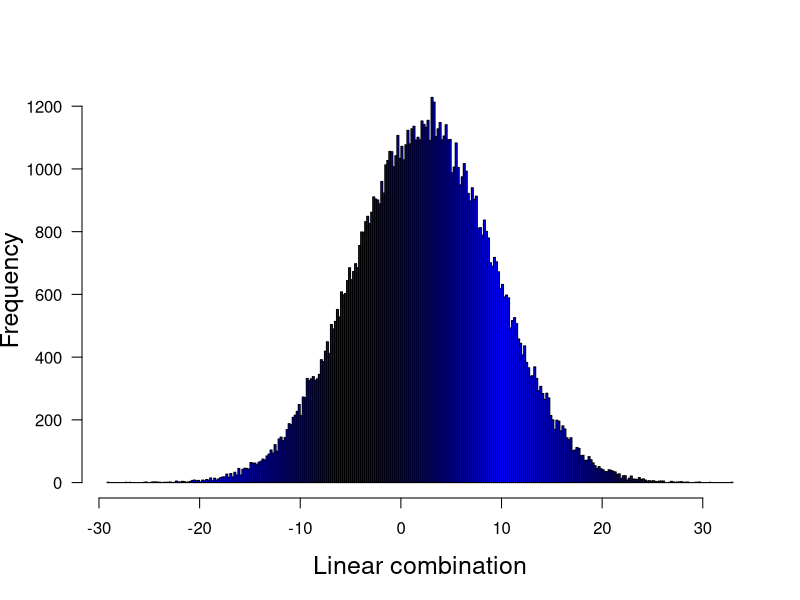

Generate this figure with R:
print('file: SolutionNormalRNlinCom.R')
# linear combination: sum of random numbers from two normal distributions: 3.2*X + 2.7*Y
#     My guess: mu_diff = 3.2*mu1-2.7*mu2; sigma^2_diff = 3.2^2*sigma1^2 + 2.7^2*sigma2^2
#     Method: Monte Carlo
set.seed(1953) # set seed for random number generators
M = 1e5   # number of Monte Carlo runs
mu1 = 2; mu2 = 1.5; sigma1 = 2; sigma2 = 1;
c1 = 3.2; c2 = 2.7
d = c1*rnorm(M,mu1,sigma1) - c2*rnorm(M,mu2,sigma2)
# png('NormalLinCombi160107.png',width=16,height=16,units='cm',res=300)
hist(d,300,col='blue',xlab='Linear combination',main='',las=1,cex.lab=1.5)
# dev.off()
# ---------------------------------------------------------------------------
mudguess = c1*mu1-c2*mu2; print(c(mudguess,'mean difference (guess)'))    
mudEst = mean(d); print(c(round(mudEst,4),'mean difference (estimated)')) 
vardguess = c1^2*sigma1^2+c2^2*sigma2^2; 
print(c(vardguess,'variance of difference (guess)'))
vardEst = var(d); print(c(round(vardEst,4),'variance of difference (estimated)'))